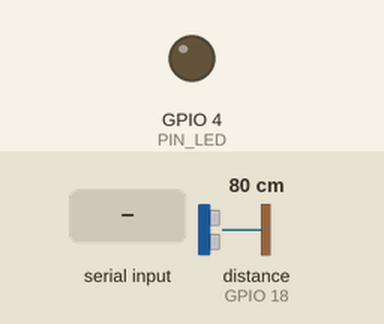
Recording of a sketch running on a simulated ESP32-S3. Parts: output pins drawn as LEDs (lit = HIGH). Wiring (inferred from the names in the program): ultrasonic range finder: trigger GPIO 5; echo GPIO 18. Dashed ring = blinking. The test bench sets the inputs (shaded band); at power-on: distance to the obstacle (sensor on GPIO 18) 80 cm. The echo pulse lasts 58.3 µs per cm; pins used as bus, display or sensor lines are not drawn; what the sketch prints to the serial monitor is not drawn.

Above: at 1.2 s.
1.3 s: "EVENT:VIOLATION\n" received over Serial
At 1.31 s:
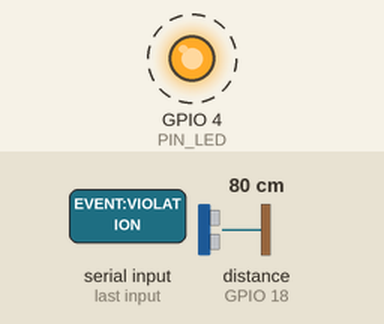
4.3 s: "STRIKE\n" received over Serial
At 6.6 s:
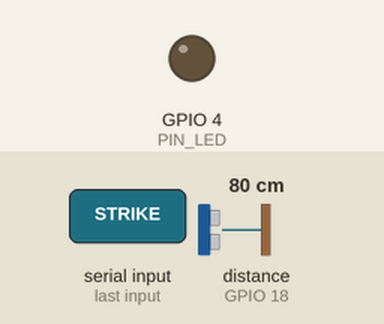
Timing chart, 0 to 8.1 s (numbered marks = the images above; inputs shaded):
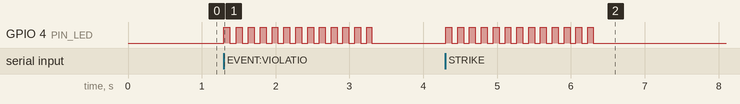

The sketch:

main.ino
```cpp
/*
 * Nokkukooli (CITU-AI) - ESP32-S3 Hardware Sentinel Firmware
 * Target: ESP32-S3 (Arduino Core)
 *
 * Bidirectional Event Protocol:
 * - HC-SR04 Coin Detection (Trig: GPIO 5, Echo: GPIO 18) -> Transmits "EVENT:COIN\n"
 * - Keystroke Interception Alert <- Receives "EVENT:VIOLATION\n" -> 2-Second Non-Blocking Rapid LED Blink (GPIO 4)
 */

#include <Arduino.h>

// Pin Definitions
constexpr uint8_t PIN_TRIG = 5;
constexpr uint8_t PIN_ECHO = 18;
constexpr uint8_t PIN_LED  = 4; // Built-in or external indicator LED

// Ultrasonic Sensor Non-Blocking State Machine
enum class UltrasonicState {
    IDLE,
    TRIG_HIGH,
    WAIT_ECHO
};

UltrasonicState sensorState = UltrasonicState::IDLE;
unsigned long sensorStateTimer = 0;
unsigned long lastSensorTrigger = 0;
constexpr unsigned long SENSOR_INTERVAL_MS = 60; // Measure every 60ms

// Debounce & Coin Detection
unsigned long lastCoinTime = 0;
constexpr unsigned long COIN_DEBOUNCE_MS = 1500; // 1.5s debounce
constexpr float COIN_DISTANCE_THRESHOLD_CM = 2.0f; // <= 2cm detection

// LED Violation Alarm State Machine (Non-blocking millis timer)
bool isViolationActive = false;
unsigned long violationStartTime = 0;
unsigned long lastLedToggleTime = 0;
bool ledState = false;
constexpr unsigned long VIOLATION_DURATION_MS = 2000; // 2 seconds rapid flash
constexpr unsigned long LED_BLINK_INTERVAL_MS = 80;   // Rapid toggle every 80ms

void setup() {
    // 115200 Baud communication link with VS Code extension
    Serial.begin(115200);
    Serial.setTimeout(10);

    pinMode(PIN_TRIG, OUTPUT);
    pinMode(PIN_ECHO, INPUT);
    pinMode(PIN_LED, OUTPUT);

    digitalWrite(PIN_TRIG, LOW);
    digitalWrite(PIN_LED, LOW);

    // Initial ready handshake
    Serial.println("INIT:ESP32_READY");
}

/**
 * Reads HC-SR04 distance without blocking loop execution.
 * Triggers pulse and measures echo pulse duration.
 */
void updateUltrasonicSensor() {
    unsigned long now = millis();

    switch (sensorState) {
        case UltrasonicState::IDLE:
            if (now - lastSensorTrigger >= SENSOR_INTERVAL_MS) {
                lastSensorTrigger = now;
                digitalWrite(PIN_TRIG, HIGH);
                sensorStateTimer = micros();
                sensorState = UltrasonicState::TRIG_HIGH;
            }
            break;

        case UltrasonicState::TRIG_HIGH:
            // 10us trigger pulse
            if (micros() - sensorStateTimer >= 10) {
                digitalWrite(PIN_TRIG, LOW);
                sensorState = UltrasonicState::WAIT_ECHO;
            }
            break;

        case UltrasonicState::WAIT_ECHO: {
            // Measure echo pulse with a safe 15ms timeout (~2.5m range max)
            unsigned long duration = pulseIn(PIN_ECHO, HIGH, 15000);
            if (duration > 0) {
                float distanceCm = (duration * 0.0343f) / 2.0f;

                // Check if coin passed within 2cm threshold and debounce window
                if (distanceCm > 0.1f && distanceCm <= COIN_DISTANCE_THRESHOLD_CM) {
                    if (now - lastCoinTime >= COIN_DEBOUNCE_MS) {
                        lastCoinTime = now;
                        Serial.print("EVENT:COIN\n");
                    }
                }
            }
            sensorState = UltrasonicState::IDLE;
            break;
        }
    }
}

/**
 * Handles incoming non-blocking serial commands from the VS Code extension.
 */
void updateSerialReceiver() {
    if (Serial.available() > 0) {
        String incoming = Serial.readStringUntil('\n');
        incoming.trim();

        if (incoming == "EVENT:VIOLATION" || incoming == "STRIKE") {
            // Trigger 2-second non-blocking rapid LED alarm
            isViolationActive = true;
            violationStartTime = millis();
            lastLedToggleTime = millis();
            ledState = true;
            digitalWrite(PIN_LED, HIGH);
        }
    }
}

/**
 * Updates the violation rapid LED flashing state machine using millis().
 */
void updateViolationLed() {
    if (!isViolationActive) {
        return;
    }

    unsigned long now = millis();

    // Check if 2-second violation window has concluded
    if (now - violationStartTime >= VIOLATION_DURATION_MS) {
        isViolationActive = false;
        ledState = false;
        digitalWrite(PIN_LED, LOW);
        return;
    }

    // Rapid toggle
    if (now - lastLedToggleTime >= LED_BLINK_INTERVAL_MS) {
        lastLedToggleTime = now;
        ledState = !ledState;
        digitalWrite(PIN_LED, ledState ? HIGH : LOW);
    }
}

void loop() {
    updateUltrasonicSensor();
    updateSerialReceiver();
    updateViolationLed();
}
```

Measured:
- after the input at 1.3 s, GPIO 4 (PIN_LED): alternates HIGH for 0.08 s and LOW for 0.08 s, 26 changes in all, then stays LOW, starting at once
- after the input at 4.3 s, GPIO 4 (PIN_LED): alternates HIGH for 0.08 s and LOW for 0.08 s, 26 changes in all, then stays LOW, starting at once
